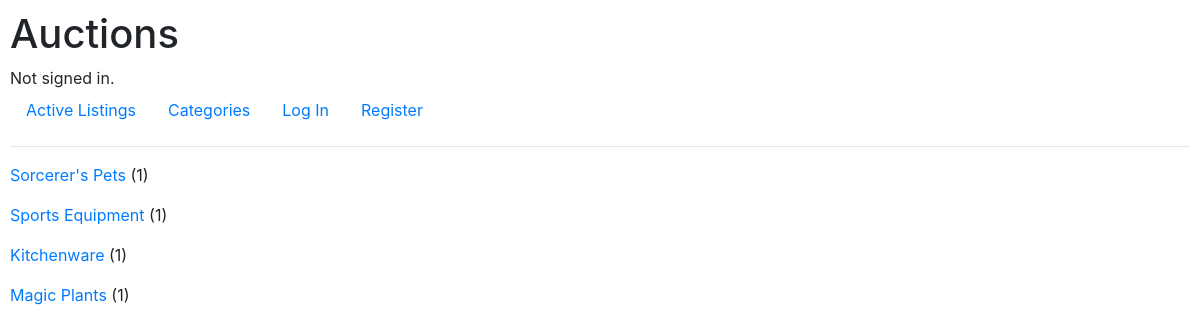
The page /categories on the database its author committed.
### auctions/models.py (models this page shows)
class Category(models.Model):
    name = models.TextField(max_length=64)
    def __str__(self):
        return f"{self.name}"

### auctions/views.py (the view)
# urls.py: path("categories", views.categories, name="categories"),
def categories(request):
    categories = Category.objects.all().annotate(listing_count=Count('category_listings'))
    return render(request, "auctions/categories.html", {
        "categories": categories
    })

### auctions/context_processors.py (called while the page is built)
def watchlist_items(request):
    num_items = 0
    if request.user.is_authenticated:
        watchlist = Watchlist.objects.filter(user=request.user).annotate(num_listings=Count('listings'))
        if watchlist.exists():
            num_items = watchlist.first().num_listings
    return {'num_items': num_items}

### auctions/templates/auctions/categories.html
{% extends "auctions/layout.html" %}
{% block body %}
    {% for category in categories %}
        <p><a href="{% url 'category' category.pk %}">{{ category }}</a> ({{ category.listing_count }})</p>
    {% endfor %}
{% endblock %}

### auctions/static/auctions/styles.css (style rules this page uses)
body { padding: 10px; }

### rows shown on the page
Category: name "Sorcerer's Pets", listing_count "1"
Category: name "Sports Equipment", listing_count "1"
Category: name "Kitchenware", listing_count "1"
Category: name "Magic Plants", listing_count "1"
